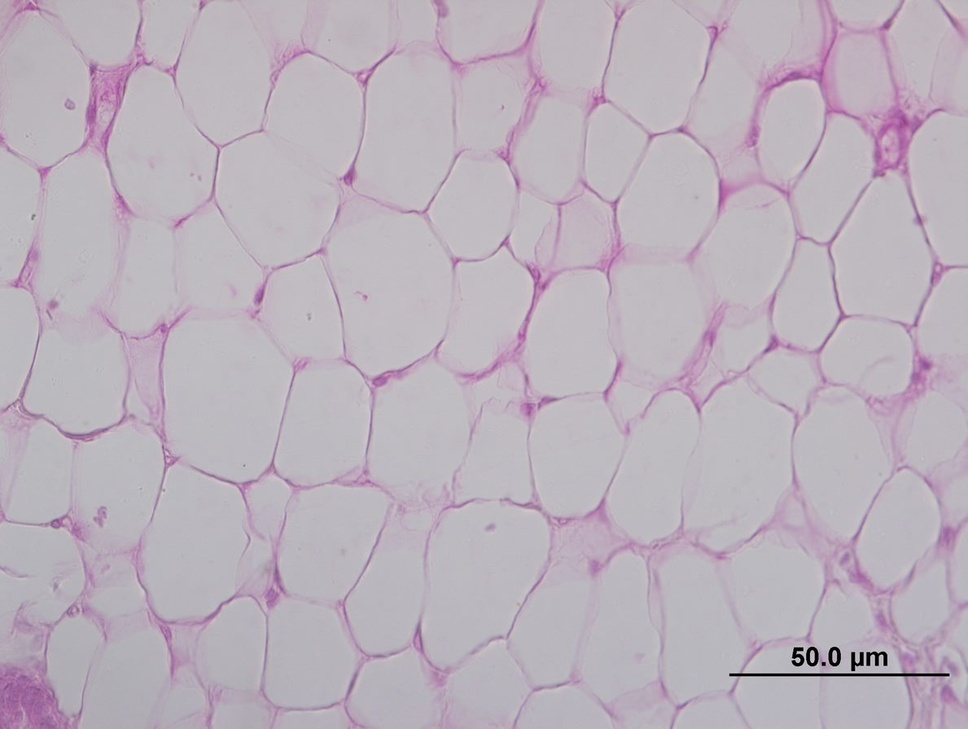
#> input picture adpcounter/test.jpg, 968 x 729 px, shrunk from 1189 x 895 before the run
$ python -i adpcount.py   (imports and definitions only)
#> lines starting #> are read from the running program, lines starting #| are printed output that depends on the picture; after the words box and inside, x2 and y2 are one past the last pixel; in counts of white or black regions, pixels touching at a corner belong together
#!/usr/bin env python3

import cv2 as cv
from cv2 import imwrite
import numpy as np
import math
from typing import Any, Tuple
from pathlib import Path

def adp_count(image_path: Path | str, return_image = True) -> Tuple[int,Any|None]:
#> called with image_path = 'test.jpg', return_image = True
    original = cv.imread(image_path)
#> original is the input picture: shape (729, 968, 3); mean B, G, R 188.3, 177.6, 187.3
    image = original.copy()

    #transformação da imagem para escala de cinza
    gray = cv.cvtColor(image, cv.COLOR_BGR2GRAY)
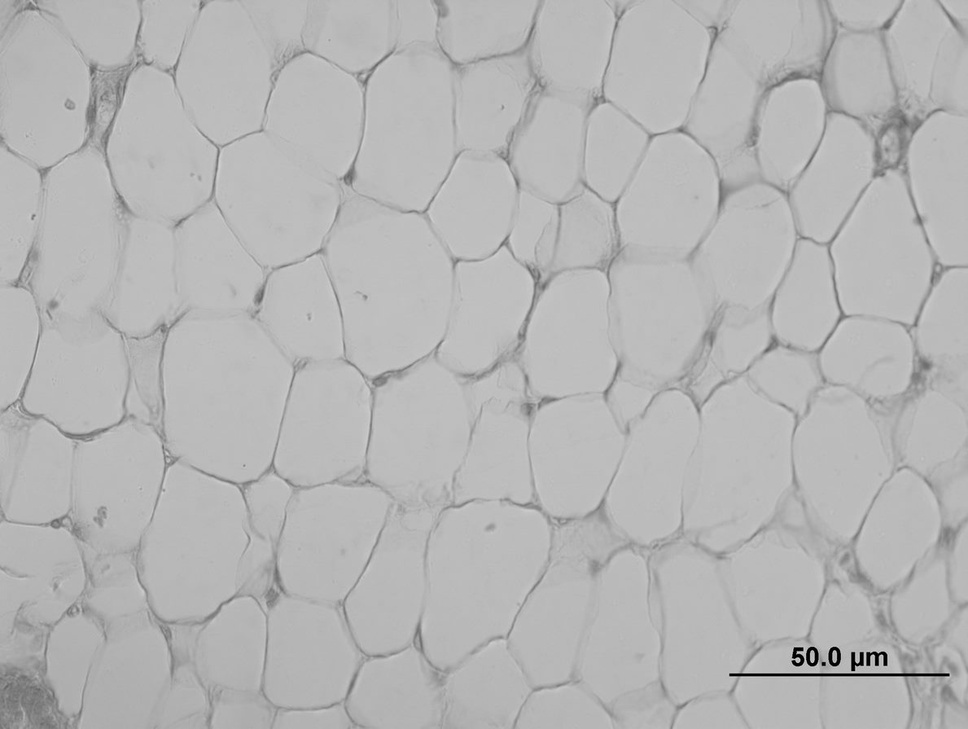
#> gray: shape (729, 968); min 0, max 217, mean 181.7
    cv.imwrite("gray.png", gray)


    #binarização da imagem
    thresh =  cv.threshold(gray, 125, 125,  #FIXME PFVZIN
        cv.THRESH_BINARY | cv.THRESH_OTSU
    )[1]
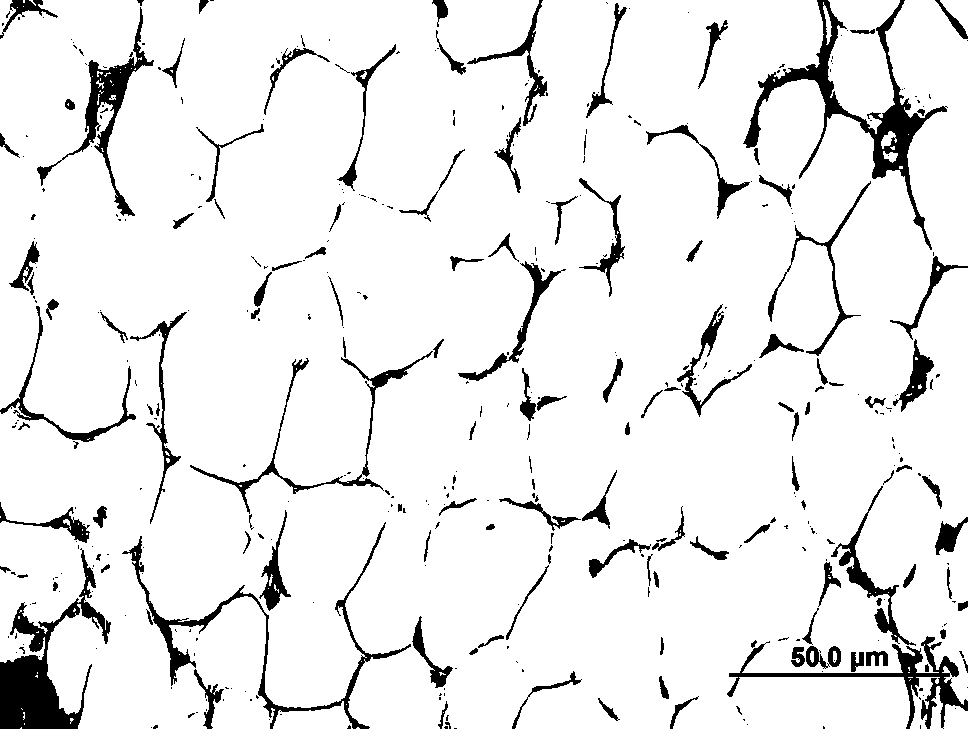
#> thresh: shape (729, 968); values 0 (black) and 125 (white), 92.1% white; 423 black regions (288 under 20 px), largest, box (x1, y1, x2, y2) and area: (743, 0, 948, 250) 6284, (0, 548, 111, 729) 6097, (122, 522, 411, 729) 3529
    imwrite("threshold.png", thresh)


    #engrossa a imagem
    kernel = np.ones((2,2),np.uint8)
    dilation = cv.dilate(thresh,kernel,iterations = 1)
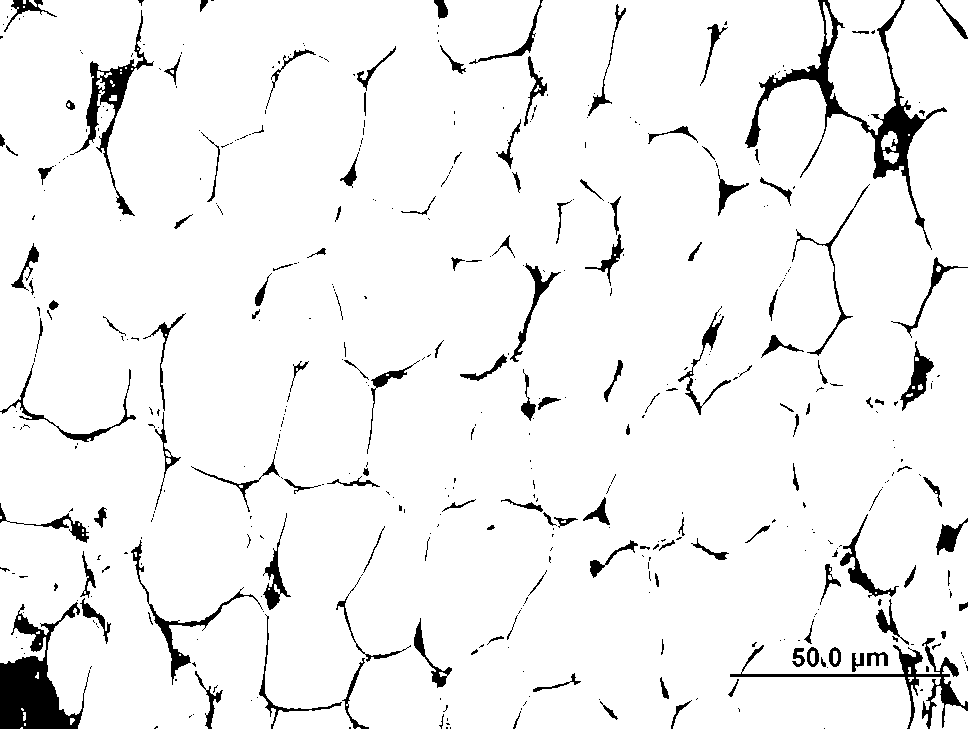
#> dilation: shape (729, 968); values 0 (black) and 125 (white), 94.4% white; 460 black regions (313 under 20 px), largest, box (x1, y1, x2, y2) and area: (745, 0, 947, 250) 5110, (0, 602, 90, 729) 4894, (730, 638, 968, 729) 2353

    #afina a imagem
    erosion = cv.erode(dilation,kernel,iterations = 2)
#> erosion: shape (729, 968); values 0 (black) and 125 (white), 90.2% white; 227 black regions (75 under 20 px), largest, box (x1, y1, x2, y2) and area: (745, 0, 949, 252) 7639, (0, 551, 113, 729) 6665, (728, 514, 968, 729) 6174

    mask = erosion
    cv.imwrite("mask.png", mask)

    kernel = cv.getStructuringElement(cv.MORPH_ELLIPSE, (3,3))
    opening = cv.morphologyEx(mask, cv.MORPH_OPEN, kernel, iterations=1)
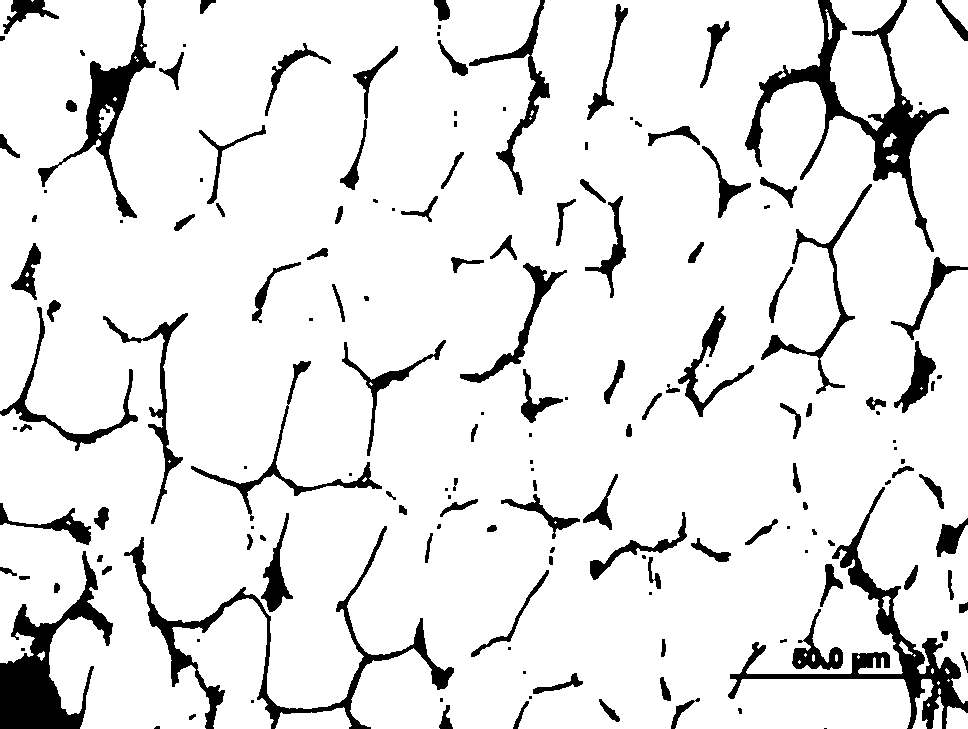
#> opening: shape (729, 968); values 0 (black) and 125 (white), 90% white; 162 black regions (46 under 20 px), largest, box (x1, y1, x2, y2) and area: (745, 0, 949, 252) 7775, (0, 551, 113, 729) 6819, (728, 487, 968, 729) 6815
    close = cv.morphologyEx(opening, cv.MORPH_CLOSE, kernel, iterations=2)
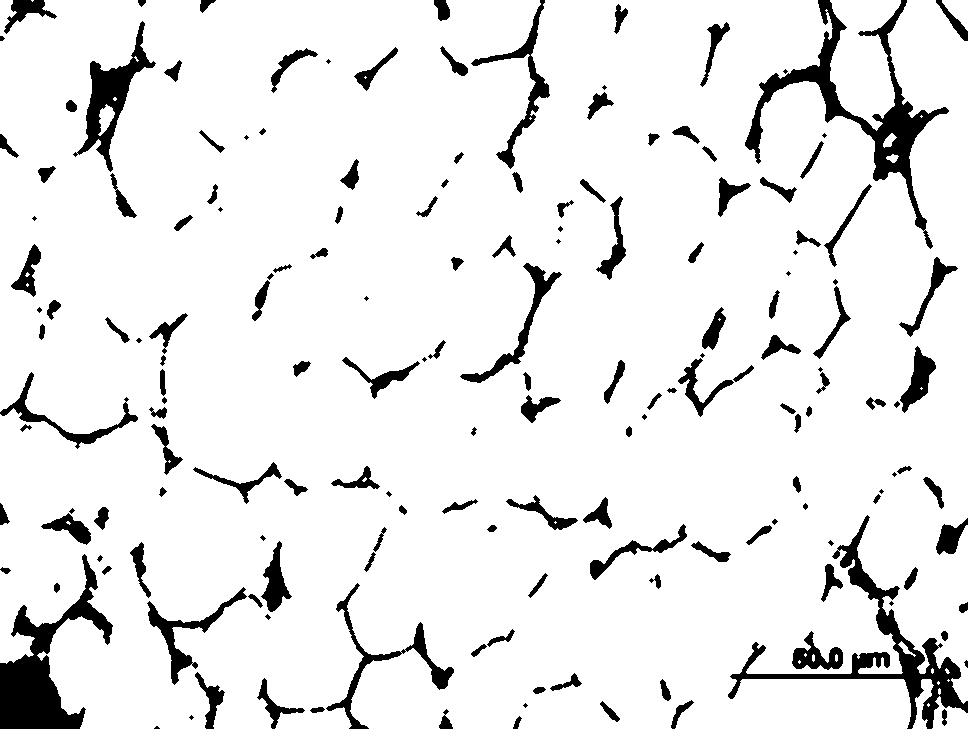
#> close: shape (729, 968); values 0 (black) and 125 (white), 91.3% white; 171 black regions (31 under 20 px)

    cnts = cv.findContours(close, cv.RETR_EXTERNAL, cv.CHAIN_APPROX_SIMPLE)
#> cnts = 17 contours, 9 with area under 20; largest, box (x1, y1, x2, y2) and area: (0, 0, 968, 729) 665340, (830, 0, 901, 131) 5952, (932, 696, 968, 729) 700, (912, 679, 934, 729) 414, (942, 0, 968, 31) 401, (883, 133, 897, 148) 94, (898, 641, 916, 657) 65, (886, 154, 899, 163) 56
    cnts = cnts[0] if len(cnts) == 2 else cnts[1]

    area_min = 50  #60
    area_med = 75 #550
    area_conexao = 500 #500
    adipocitos = 0

    #faz os contornos
    for c in cnts:
        area = cv.contourArea(c)
        if area > area_min:
            cv.drawContours(image, [c], -1, (36,255,12), 2)
            if area > area_conexao:
                adipocitos += math.ceil(area / area_med)
            else:
                adipocitos += 1
#> this loop made 17 passes
#> (area, adipocitos) on passes 2, 6, 9, 10, 11, 14, 15, 17: (699.5, 10), (413.5, 11), (65, 12), (55.5, 13), (94, 14), (401, 15), (5952, 95), (665339.5, 8967)
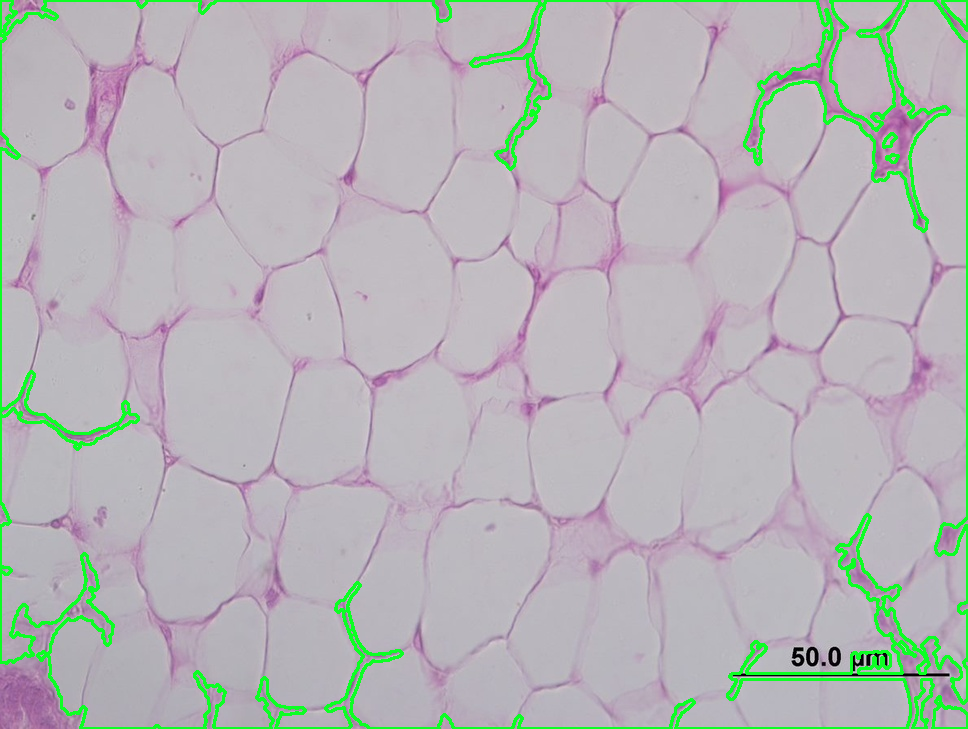
#> image: shape (729, 968, 3); 3.8% of pixels changed, all inside (x1, y1, x2, y2) = (0, 0, 968, 729)
#> after the loop, adipocitos = 8967

    return adipocitos, image if return_image else None

>>> result = adp_count('test.jpg')
